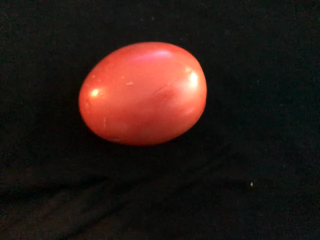
#> input picture 1.png, 320 x 240 px
$ python model.py
#> lines starting #> are read from the running program, lines starting #| are printed output that depends on the picture; after the words box and inside, x2 and y2 are one past the last pixel; in counts of white or black regions, pixels touching at a corner belong together; long printed decimals are rounded
from __future__ import print_function
import numpy as np
from sklearn import neighbors
# from sklearn.model_selection import train_test_split # for splitting data
# from sklearn.metrics import accuracy_score # for evaluating results
import csv
import cv2
from sklearn.svm import SVC

def load_csv(filename):
#> called with filename = 'data.csv'
    dataset = list()
    with open(filename, 'r') as file:
#> (reads data.csv from the repository)
        csv_reader = csv.reader(file)
        for row in csv_reader:
            if not row:
                continue
            dataset.append(row)
    return dataset
def string_data_to_float(dataset):
	for i in range(len(dataset[0]) ):
		str_column_to_float(dataset, i)
def str_column_to_float(dataset, column):
    for row in dataset:
        row[column] = float(row[column].strip())

def feature(image,image_binary):
    h, w = image_binary.shape
    sum=[0,0,0]
    count=0
    for i in range(h):
        for j in range(w):
            if image_binary[i][j] == 255:
                sum[0] += image[i][j][0]
                sum[1] += image[i][j][1]
                sum[2] += image[i][j][2]
                count += 1

    sum[0] = sum[0] / count/255
    sum[1] =  sum[1] / count/255
    sum[2] =  sum[2] / count/255
    # print(sum)
    # print(time.time() - t1)
    return sum
def data_read_and_processing(file):
    dataset=load_csv(file)
    string_data_to_float(dataset)
    return dataset
def data_train_model(dataset):
    data_x = np.array([row[0:-1] for row in dataset])
    data_y = np.array([row[-1] for row in dataset])
    return data_x,data_y

if __name__=="__main__":
    #data mẫu
    dataset = data_read_and_processing('data.csv')
    data_x, data_y = data_train_model(dataset)

    #model classification KNN,SVM
    model_SVM = SVC()
    model_SVM.fit(data_x, data_y)
    model=neighbors.KNeighborsClassifier(n_neighbors=5,p=2)
    model.fit(data_x,data_y)

    #test
    image_test=cv2.imread('1.png',1)
#> image_test is the input picture: shape (240, 320, 3); mean B, G, R 22.2, 26.8, 42.7

    #thresold image
    image_test_hsv=cv2.cvtColor(image_test,cv2.COLOR_BGR2HSV)
#> image_test_hsv: shape (240, 320, 3); mean H, S, V 44, 84.7, 44.7
    h,s,v=cv2.split(image_test_hsv)
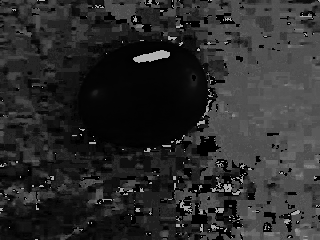
#> h: shape (240, 320); min 0, max 179, mean 44
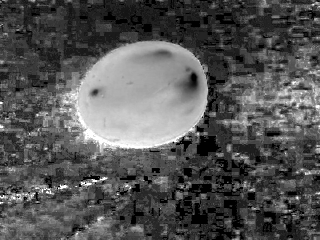
#> s: shape (240, 320); min 0, max 255, mean 84.7
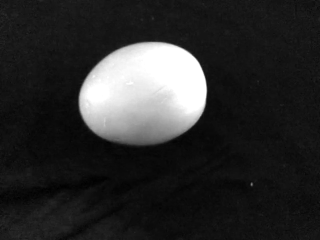
#> v: shape (240, 320); min 0, max 255, mean 44.7
    _,thresold1=cv2.threshold(v,127,255,cv2.THRESH_BINARY+cv2.THRESH_OTSU)
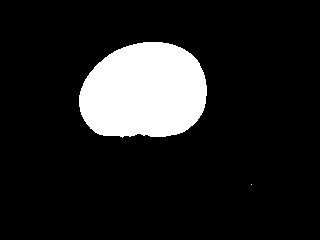
#> thresold1: shape (240, 320); 12.9% white; 2 white regions (1 under 20 px), largest, box (x1, y1, x2, y2) and area: (79, 42, 207, 138) 9925

    #Morphological Operations: openning and clossing
    kernel = np.ones((15, 15), np.uint8)
    openning=cv2.morphologyEx(thresold1,cv2.MORPH_OPEN,kernel)
#> openning: shape (240, 320); 12.9% white; 1 white region, box (x1, y1, x2, y2) and area: (80, 42, 206, 137) 9893
    closing=cv2.morphologyEx(openning,cv2.MORPH_CLOSE,kernel)
#> closing: shape (240, 320); 12.9% white; 1 white region, box (x1, y1, x2, y2) and area: (80, 42, 206, 137) 9910
    #show image
    cv2.imshow('v', v)
    cv2.imshow('locnhieu', closing)
    cv2.imshow('web_cam', image_test)
    #predict
    x_test=np.array([feature(image_test,closing)])
#> after the loop in feature, `for i in range(h):`: count = 9910; sum = [743596, 934253, 2187791]
#> x_test = [[0.294, 0.37, 0.866]]

    y_pred=model.predict(x_test)
#> y_pred = [1]
    y_pred1 = model_SVM.predict(x_test)
#> y_pred1 = [1]
    print(x_test)
#| [[0.2943 0.3697 0.8657  ]]
    print(y_pred)
#| [1.]
    print(y_pred1)
#| [1.]

    cv2.waitKey(0)
    cv2.destroyAllWindows()
